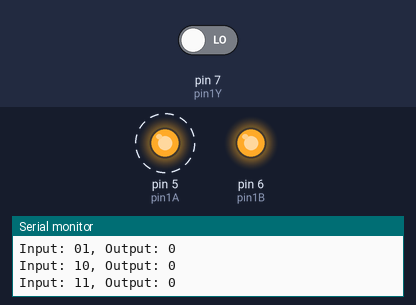
The sketch below on a simulated Arduino Uno, built with avr-gcc and run on an emulated ATmega328P. Parts: output pins drawn as LEDs (lit = HIGH), the last lines printed to the serial monitor. Dashed ring = blinking. The test bench sets the inputs (shaded band); at power-on: pin 7 (pin1Y) LOW.

Above: at 0.8 s.
At 3.05 s:
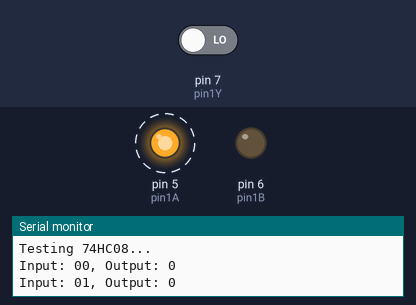
Timing chart, 0 to 3.4 s (numbered marks = the images above):
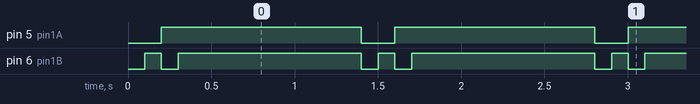

Measured:
- by itself, pin 5 (pin1A): alternates HIGH for 1.2 s and LOW for 0.20 s
- by itself, pin 6 (pin1B): repeats every 1.4 s: LOW 0.10 s, HIGH 1.1 s, LOW 0.10 s, HIGH 0.10 s
- by itself, everything shown: repeats every 1.4 s, in 4 steps

The sketch:

logic_test_74hc08.ino
```cpp
// Define the pins
const int pin1A = 5; // 1A connected to Arduino pin 5
const int pin1B = 6; // 1B connected to Arduino pin 6
const int pin1Y = 7; // 1Y connected to Arduino pin 7

void setup() {
  // Initialize the serial communication
  Serial.begin(9600);

  // Set the pin modes
  pinMode(pin1A, OUTPUT);
  pinMode(pin1B, OUTPUT);
  pinMode(pin1Y, INPUT);
}

void loop() {
  // Print header
  Serial.println("Testing 74HC08...");

  // Test case 00
  digitalWrite(pin1A, LOW);
  digitalWrite(pin1B, LOW);
  delay(100); // Small delay for stability
  Serial.print("Input: 00, Output: ");
  Serial.println(digitalRead(pin1Y));

  // Test case 01
  digitalWrite(pin1A, LOW);
  digitalWrite(pin1B, HIGH);
  delay(100); // Small delay for stability
  Serial.print("Input: 01, Output: ");
  Serial.println(digitalRead(pin1Y));

  // Test case 10
  digitalWrite(pin1A, HIGH);
  digitalWrite(pin1B, LOW);
  delay(100); // Small delay for stability
  Serial.print("Input: 10, Output: ");
  Serial.println(digitalRead(pin1Y));

  // Test case 11
  digitalWrite(pin1A, HIGH);
  digitalWrite(pin1B, HIGH);
  delay(100); // Small delay for stability
  Serial.print("Input: 11, Output: ");
  Serial.println(digitalRead(pin1Y));

  // Add a delay before repeating the tests
  delay(1000);
}
```
